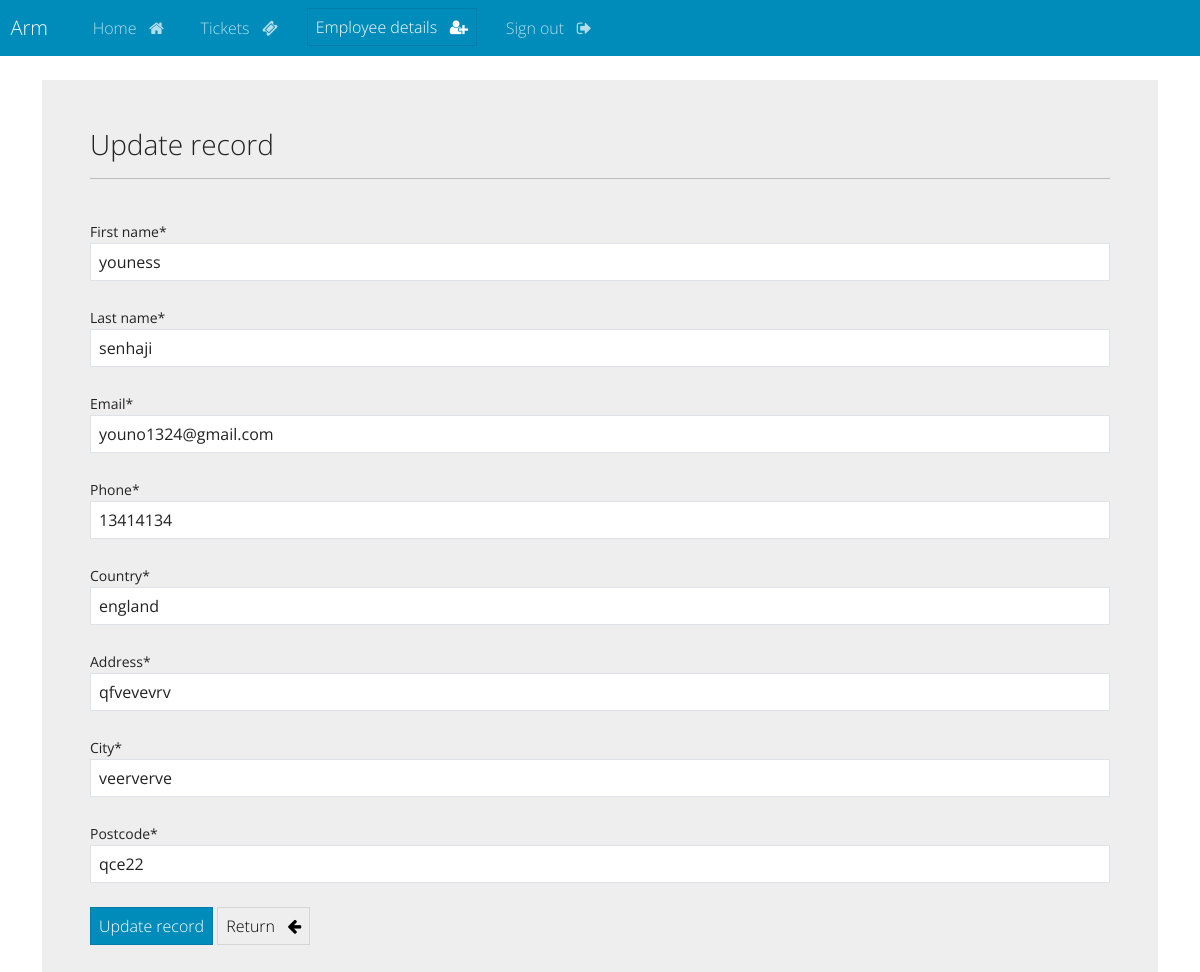
The page /update-employee-record/5/ (signed in) on the database its author committed.
### webapp/models.py (models this page shows)
class EmployeeDetails(models.Model):   #rename to user details record
    user = models.OneToOneField(User, on_delete=models.CASCADE)
    first_name = models.CharField(max_length=100)
    last_name = models.CharField(max_length=100)
    email = models.EmailField(max_length=225)
    phone = models.CharField(max_length=20)
    address = models.CharField(max_length=300)
    city = models.CharField(max_length=225)
    postcode = models.CharField(max_length=200)
    country = models.CharField(max_length=125)
    def __str__(self):
        return f"{self.first_name} {self.last_name}"

### webapp/views.py (the view)
# urls.py: path('update-employee-record/<int:pk>/', views.update_employee_record, name="update-employee-record"),
@login_required(login_url='my-login')
def update_employee_record(request, pk):
    record = get_object_or_404(EmployeeDetails, pk=pk)
    print(record, record.id)  # Debug print statement
    form = UpdateRecordForm(instance=record)
    if request.method == 'POST':
        form = UpdateRecordForm(request.POST, instance=record)
        if form.is_valid():
            form.save()
            messages.success(request, "Your record was updated!")
            return redirect("view-employee-record",pk=record.id)
    context = {'form': form, 'record': record}
    return render(request, 'webapp/update-employee-record.html', context=context)

### webapp/forms.py
class UpdateRecordForm(forms.ModelForm):
    class Meta:
        model = EmployeeDetails
        fields = ['first_name', 'last_name', 'email', 'phone', 'address', 'city', 'postcode', 'country']

### webapp/templates/webapp/update-employee-record.html (shortened to what this page needs)
{% extends 'webapp/base.html' %}
{% load crispy_forms_tags %}
{% block content %}
<body>
    <div class="container bg-light shadow-md p-5">
        <h3> Update record </h3>
        <hr>
        <br>
        <form method="POST" autocomplete="off">
            {{ form.first_name|as_crispy_field }}
            <br>
            {{ form.last_name|as_crispy_field }}
            <br>
            {{ form.email|as_crispy_field }}
            <br>
            {{ form.phone|as_crispy_field }}
            <br>
            {{ form.country|as_crispy_field }}
            <br>
            {{ form.address|as_crispy_field }}
            <br>
            {{ form.city|as_crispy_field }}
            <br>
            {{ form.postcode|as_crispy_field }}
            <br>
            <button type="'submit" class="btn btn-primary" form-layout>
                 Update record
            </button>
            <a href="{% url 'view-employee-record' record.id%}" class="btn btn-secondary">
                Return &nbsp; <i class="fa fa-arrow-left" aria-hidden="true"></i>
            </a>
        </form>
    </div>
</body>
{% endblock %}

### static/css/styles.css (style rules this page uses)
input[type="text"]::placeholder { color: grey; font-style: italic; }

### rows shown on the page
EmployeeDetails: first_name "youness", last_name "senhaji", email "youno1324@gmail.com", phone "13414134", country "england", address "qfvevevrv", city "veerverve", postcode "qce22"
